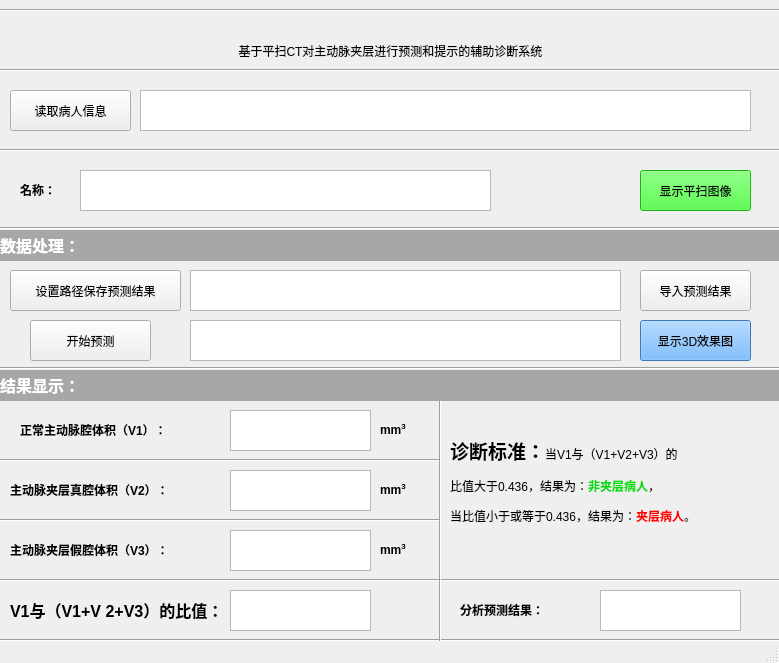
<?xml version="1.0" encoding="UTF-8"?>
<ui version="4.0">
 <class>MainWindow</class>
 <widget class="QMainWindow" name="MainWindow">
  <property name="geometry">
   <rect>
    <x>0</x>
    <y>0</y>
    <width>779</width>
    <height>663</height>
   </rect>
  </property>
  <property name="windowTitle">
   <string>MainWindow</string>
  </property>
  <widget class="QWidget" name="centralwidget">
   <widget class="QLabel" name="label">
    <property name="geometry">
     <rect>
      <x>0</x>
      <y>21</y>
      <width>781</width>
      <height>61</height>
     </rect>
    </property>
    <property name="text">
     <string>&lt;html&gt;&lt;head/&gt;&lt;body&gt;&lt;p align=&quot;center&quot;&gt;&lt;span style=&quot; font-family:'仿宋@璵..籀.'; font-size:18pt; font-weight:600;&quot;&gt;基于平扫CT对主动脉夹层进行预测和提示的辅助诊断系统&lt;/span&gt;&lt;/p&gt;&lt;/body&gt;&lt;/html&gt;</string>
    </property>
    <property name="scaledContents">
     <bool>false</bool>
    </property>
   </widget>
   <widget class="QTextBrowser" name="textBrowser">
    <property name="geometry">
     <rect>
      <x>140</x>
      <y>90</y>
      <width>611</width>
      <height>41</height>
     </rect>
    </property>
    <property name="styleSheet">
     <string notr="true">font: 12pt &quot;Arial Unicode MS&quot;;</string>
    </property>
   </widget>
   <widget class="Line" name="line">
    <property name="geometry">
     <rect>
      <x>0</x>
      <y>60</y>
      <width>781</width>
      <height>20</height>
     </rect>
    </property>
    <property name="orientation">
     <enum>Qt::Horizontal</enum>
    </property>
   </widget>
   <widget class="QPushButton" name="pushButton">
    <property name="geometry">
     <rect>
      <x>10</x>
      <y>90</y>
      <width>121</width>
      <height>41</height>
     </rect>
    </property>
    <property name="styleSheet">
     <string notr="true">font: 12pt &quot;Agency FB&quot;;</string>
    </property>
    <property name="text">
     <string>读取病人信息</string>
    </property>
   </widget>
   <widget class="QPushButton" name="pushButton2">
    <property name="geometry">
     <rect>
      <x>640</x>
      <y>170</y>
      <width>111</width>
      <height>41</height>
     </rect>
    </property>
    <property name="styleSheet">
     <string notr="true">font: 12pt &quot;Agency FB&quot;;
background-color: rgb(32, 255, 20);</string>
    </property>
    <property name="text">
     <string>显示平扫图像</string>
    </property>
   </widget>
   <widget class="Line" name="line_2">
    <property name="geometry">
     <rect>
      <x>0</x>
      <y>140</y>
      <width>781</width>
      <height>20</height>
     </rect>
    </property>
    <property name="orientation">
     <enum>Qt::Horizontal</enum>
    </property>
   </widget>
   <widget class="QTextBrowser" name="textBrowser2">
    <property name="geometry">
     <rect>
      <x>80</x>
      <y>170</y>
      <width>411</width>
      <height>41</height>
     </rect>
    </property>
    <property name="styleSheet">
     <string notr="true">font: 12pt &quot;Arial Unicode MS&quot;;</string>
    </property>
   </widget>
   <widget class="QPushButton" name="pushButton4">
    <property name="geometry">
     <rect>
      <x>30</x>
      <y>320</y>
      <width>121</width>
      <height>41</height>
     </rect>
    </property>
    <property name="styleSheet">
     <string notr="true">font: 12pt &quot;Agency FB&quot;;</string>
    </property>
    <property name="text">
     <string>开始预测</string>
    </property>
   </widget>
   <widget class="QTextBrowser" name="textBrowser4">
    <property name="geometry">
     <rect>
      <x>190</x>
      <y>320</y>
      <width>431</width>
      <height>41</height>
     </rect>
    </property>
    <property name="styleSheet">
     <string notr="true">font: 15pt &quot;Arial Unicode MS&quot;;</string>
    </property>
   </widget>
   <widget class="Line" name="line_4">
    <property name="geometry">
     <rect>
      <x>0</x>
      <y>220</y>
      <width>781</width>
      <height>16</height>
     </rect>
    </property>
    <property name="orientation">
     <enum>Qt::Horizontal</enum>
    </property>
   </widget>
   <widget class="QPushButton" name="pushButton6">
    <property name="geometry">
     <rect>
      <x>640</x>
      <y>320</y>
      <width>111</width>
      <height>41</height>
     </rect>
    </property>
    <property name="styleSheet">
     <string notr="true">font: 12pt &quot;Agency FB&quot;;
background-color: rgb(85, 170, 255);
</string>
    </property>
    <property name="text">
     <string>显示3D效果图</string>
    </property>
   </widget>
   <widget class="Line" name="line_5">
    <property name="geometry">
     <rect>
      <x>0</x>
      <y>360</y>
      <width>781</width>
      <height>16</height>
     </rect>
    </property>
    <property name="orientation">
     <enum>Qt::Horizontal</enum>
    </property>
   </widget>
   <widget class="QPushButton" name="pushButton5">
    <property name="geometry">
     <rect>
      <x>640</x>
      <y>270</y>
      <width>111</width>
      <height>41</height>
     </rect>
    </property>
    <property name="styleSheet">
     <string notr="true">font: 12pt &quot;Agency FB&quot;;</string>
    </property>
    <property name="text">
     <string>导入预测结果</string>
    </property>
   </widget>
   <widget class="QLabel" name="label_7">
    <property name="geometry">
     <rect>
      <x>0</x>
      <y>370</y>
      <width>781</width>
      <height>31</height>
     </rect>
    </property>
    <property name="styleSheet">
     <string notr="true">background-color: rgb(167, 167, 167);</string>
    </property>
    <property name="text">
     <string>&lt;html&gt;&lt;head/&gt;&lt;body&gt;&lt;p align=&quot;justify&quot;&gt;&lt;span style=&quot; font-size:12pt; font-weight:600; color:#ffffff;&quot;&gt;结果显示：&lt;/span&gt;&lt;/p&gt;&lt;/body&gt;&lt;/html&gt;</string>
    </property>
   </widget>
   <widget class="QTextBrowser" name="textBrowser5">
    <property name="geometry">
     <rect>
      <x>230</x>
      <y>410</y>
      <width>141</width>
      <height>41</height>
     </rect>
    </property>
    <property name="styleSheet">
     <string notr="true">font: 14pt &quot;Arial Unicode MS&quot;;</string>
    </property>
   </widget>
   <widget class="QLabel" name="label_9">
    <property name="geometry">
     <rect>
      <x>10</x>
      <y>470</y>
      <width>211</width>
      <height>41</height>
     </rect>
    </property>
    <property name="styleSheet">
     <string notr="true">font: 14pt &quot;Agency FB&quot;;
font: 12pt &quot;Arial&quot;;</string>
    </property>
    <property name="text">
     <string>&lt;html&gt;&lt;head/&gt;&lt;body&gt;&lt;p&gt;&lt;span style=&quot; font-weight:600;&quot;&gt;主动脉夹层真腔体积（V2）：&lt;/span&gt;&lt;/p&gt;&lt;/body&gt;&lt;/html&gt;</string>
    </property>
   </widget>
   <widget class="QLabel" name="label_10">
    <property name="geometry">
     <rect>
      <x>10</x>
      <y>530</y>
      <width>211</width>
      <height>41</height>
     </rect>
    </property>
    <property name="styleSheet">
     <string notr="true">font: 14pt &quot;Agency FB&quot;;
font: 12pt &quot;Arial&quot;;</string>
    </property>
    <property name="text">
     <string>&lt;html&gt;&lt;head/&gt;&lt;body&gt;&lt;p&gt;&lt;span style=&quot; font-weight:600;&quot;&gt;主动脉夹层假腔体积（V3）：&lt;/span&gt;&lt;/p&gt;&lt;/body&gt;&lt;/html&gt;</string>
    </property>
   </widget>
   <widget class="QLabel" name="label_11">
    <property name="geometry">
     <rect>
      <x>10</x>
      <y>590</y>
      <width>211</width>
      <height>41</height>
     </rect>
    </property>
    <property name="styleSheet">
     <string notr="true">font: 14pt &quot;Agency FB&quot;;
font: 12pt &quot;Arial&quot;;</string>
    </property>
    <property name="text">
     <string>&lt;!DOCTYPE HTML PUBLIC &quot;-//W3C//DTD HTML 4.0//EN&quot; &quot;http://www.w3.org/TR/REC-html40/strict.dtd&quot;&gt;
&lt;html&gt;&lt;head&gt;&lt;meta name=&quot;qrichtext&quot; content=&quot;1&quot; /&gt;&lt;style type=&quot;text/css&quot;&gt;
p, li { white-space: pre-wrap; }
&lt;/style&gt;&lt;/head&gt;&lt;body style=&quot; font-family:'Arial'; font-size:12pt; font-weight:400; font-style:normal;&quot;&gt;
&lt;p style=&quot; margin-top:12px; margin-bottom:12px; margin-left:0px; margin-right:0px; -qt-block-indent:0; text-indent:0px;&quot;&gt;&lt;span style=&quot; font-weight:600;&quot;&gt;V1与（V1+V 2+V3）的比值：&lt;/span&gt;&lt;/p&gt;&lt;/body&gt;&lt;/html&gt;</string>
    </property>
   </widget>
   <widget class="QLabel" name="label_12">
    <property name="geometry">
     <rect>
      <x>460</x>
      <y>590</y>
      <width>141</width>
      <height>41</height>
     </rect>
    </property>
    <property name="styleSheet">
     <string notr="true">font: 14pt &quot;Agency FB&quot;;</string>
    </property>
    <property name="text">
     <string>&lt;html&gt;&lt;head/&gt;&lt;body&gt;&lt;p&gt;&lt;span style=&quot; font-weight:600;&quot;&gt;分析预测结果：&lt;/span&gt;&lt;/p&gt;&lt;/body&gt;&lt;/html&gt;</string>
    </property>
   </widget>
   <widget class="Line" name="line_7">
    <property name="geometry">
     <rect>
      <x>0</x>
      <y>450</y>
      <width>441</width>
      <height>20</height>
     </rect>
    </property>
    <property name="orientation">
     <enum>Qt::Horizontal</enum>
    </property>
   </widget>
   <widget class="Line" name="line_10">
    <property name="geometry">
     <rect>
      <x>0</x>
      <y>0</y>
      <width>781</width>
      <height>20</height>
     </rect>
    </property>
    <property name="orientation">
     <enum>Qt::Horizontal</enum>
    </property>
   </widget>
   <widget class="Line" name="line_11">
    <property name="geometry">
     <rect>
      <x>0</x>
      <y>510</y>
      <width>441</width>
      <height>20</height>
     </rect>
    </property>
    <property name="orientation">
     <enum>Qt::Horizontal</enum>
    </property>
   </widget>
   <widget class="Line" name="line_12">
    <property name="geometry">
     <rect>
      <x>770</x>
      <y>10</y>
      <width>20</width>
      <height>631</height>
     </rect>
    </property>
    <property name="orientation">
     <enum>Qt::Vertical</enum>
    </property>
   </widget>
   <widget class="QTextBrowser" name="textBrowser6">
    <property name="geometry">
     <rect>
      <x>230</x>
      <y>470</y>
      <width>141</width>
      <height>41</height>
     </rect>
    </property>
    <property name="styleSheet">
     <string notr="true">font: 14pt &quot;Arial Unicode MS&quot;;</string>
    </property>
   </widget>
   <widget class="QTextBrowser" name="textBrowser7">
    <property name="geometry">
     <rect>
      <x>230</x>
      <y>530</y>
      <width>141</width>
      <height>41</height>
     </rect>
    </property>
    <property name="styleSheet">
     <string notr="true">font: 14pt &quot;Arial Unicode MS&quot;;</string>
    </property>
   </widget>
   <widget class="QTextBrowser" name="textBrowser8">
    <property name="geometry">
     <rect>
      <x>230</x>
      <y>590</y>
      <width>141</width>
      <height>41</height>
     </rect>
    </property>
    <property name="styleSheet">
     <string notr="true">font: 14pt &quot;Arial Unicode MS&quot;;</string>
    </property>
   </widget>
   <widget class="QTextBrowser" name="textBrowser9">
    <property name="geometry">
     <rect>
      <x>600</x>
      <y>590</y>
      <width>141</width>
      <height>41</height>
     </rect>
    </property>
    <property name="styleSheet">
     <string notr="true">font: 14pt &quot;Arial Unicode MS&quot;;</string>
    </property>
   </widget>
   <widget class="QLabel" name="label_13">
    <property name="geometry">
     <rect>
      <x>0</x>
      <y>230</y>
      <width>781</width>
      <height>31</height>
     </rect>
    </property>
    <property name="styleSheet">
     <string notr="true">background-color: rgb(167, 167, 167);</string>
    </property>
    <property name="text">
     <string>&lt;html&gt;&lt;head/&gt;&lt;body&gt;&lt;p align=&quot;justify&quot;&gt;&lt;span style=&quot; font-size:12pt; font-weight:600; color:#ffffff;&quot;&gt;数据处理：&lt;/span&gt;&lt;/p&gt;&lt;/body&gt;&lt;/html&gt;</string>
    </property>
   </widget>
   <widget class="QLabel" name="label_14">
    <property name="geometry">
     <rect>
      <x>20</x>
      <y>410</y>
      <width>201</width>
      <height>41</height>
     </rect>
    </property>
    <property name="styleSheet">
     <string notr="true">font: 14pt &quot;Agency FB&quot;;
font: 12pt &quot;Arial&quot;;</string>
    </property>
    <property name="text">
     <string>&lt;html&gt;&lt;head/&gt;&lt;body&gt;&lt;p&gt;&lt;span style=&quot; font-weight:600;&quot;&gt;正常主动脉腔体积（V1）：&lt;/span&gt;&lt;/p&gt;&lt;/body&gt;&lt;/html&gt;</string>
    </property>
   </widget>
   <widget class="Line" name="line_14">
    <property name="geometry">
     <rect>
      <x>0</x>
      <y>570</y>
      <width>781</width>
      <height>20</height>
     </rect>
    </property>
    <property name="orientation">
     <enum>Qt::Horizontal</enum>
    </property>
   </widget>
   <widget class="Line" name="line_15">
    <property name="geometry">
     <rect>
      <x>0</x>
      <y>630</y>
      <width>781</width>
      <height>20</height>
     </rect>
    </property>
    <property name="orientation">
     <enum>Qt::Horizontal</enum>
    </property>
   </widget>
   <widget class="Line" name="line_16">
    <property name="geometry">
     <rect>
      <x>430</x>
      <y>400</y>
      <width>20</width>
      <height>241</height>
     </rect>
    </property>
    <property name="orientation">
     <enum>Qt::Vertical</enum>
    </property>
   </widget>
   <widget class="QLabel" name="label_15">
    <property name="geometry">
     <rect>
      <x>450</x>
      <y>430</y>
      <width>331</width>
      <height>101</height>
     </rect>
    </property>
    <property name="styleSheet">
     <string notr="true">font: 14pt &quot;Agency FB&quot;;
font: 12pt &quot;Arial&quot;;</string>
    </property>
    <property name="text">
     <string>&lt;html&gt;&lt;head/&gt;&lt;body&gt;&lt;p&gt;&lt;span style=&quot; font-size:14pt; font-weight:600;&quot;&gt;诊断标准：&lt;/span&gt;当V1与（V1+V2+V3）的&lt;/p&gt;&lt;p&gt;比值大于0.436，结果为：&lt;span style=&quot; font-weight:600; color:#04dc0c;&quot;&gt;非夹层病人&lt;/span&gt;，&lt;/p&gt;&lt;p&gt;当比值小于或等于0.436，结果为：&lt;span style=&quot; font-weight:600; color:#ff0000;&quot;&gt;夹层病人&lt;/span&gt;。&lt;/p&gt;&lt;/body&gt;&lt;/html&gt;</string>
    </property>
   </widget>
   <widget class="QLabel" name="label_6">
    <property name="geometry">
     <rect>
      <x>20</x>
      <y>170</y>
      <width>51</width>
      <height>41</height>
     </rect>
    </property>
    <property name="styleSheet">
     <string notr="true">font: 14pt &quot;Agency FB&quot;;</string>
    </property>
    <property name="text">
     <string>&lt;html&gt;&lt;head/&gt;&lt;body&gt;&lt;p&gt;&lt;span style=&quot; font-weight:600;&quot;&gt;名称：&lt;/span&gt;&lt;/p&gt;&lt;/body&gt;&lt;/html&gt;</string>
    </property>
   </widget>
   <widget class="QTextBrowser" name="textBrowser3">
    <property name="geometry">
     <rect>
      <x>190</x>
      <y>270</y>
      <width>431</width>
      <height>41</height>
     </rect>
    </property>
    <property name="styleSheet">
     <string notr="true">font: 12pt &quot;Arial Unicode MS&quot;;</string>
    </property>
   </widget>
   <widget class="QPushButton" name="pushButton3">
    <property name="geometry">
     <rect>
      <x>10</x>
      <y>270</y>
      <width>171</width>
      <height>41</height>
     </rect>
    </property>
    <property name="styleSheet">
     <string notr="true">font: 12pt &quot;Agency FB&quot;;</string>
    </property>
    <property name="text">
     <string>设置路径保存预测结果</string>
    </property>
   </widget>
   <widget class="QLabel" name="label_8">
    <property name="geometry">
     <rect>
      <x>380</x>
      <y>410</y>
      <width>51</width>
      <height>41</height>
     </rect>
    </property>
    <property name="styleSheet">
     <string notr="true">font: 14pt &quot;Arial Unicode MS&quot;;</string>
    </property>
    <property name="text">
     <string>&lt;html&gt;&lt;head/&gt;&lt;body&gt;&lt;p&gt;&lt;span style=&quot; font-weight:600;&quot;&gt;mm&lt;/span&gt;&lt;span style=&quot; font-weight:600; vertical-align:super;&quot;&gt;3&lt;/span&gt;&lt;/p&gt;&lt;/body&gt;&lt;/html&gt;</string>
    </property>
   </widget>
   <widget class="QLabel" name="label_16">
    <property name="geometry">
     <rect>
      <x>380</x>
      <y>470</y>
      <width>51</width>
      <height>41</height>
     </rect>
    </property>
    <property name="styleSheet">
     <string notr="true">font: 14pt &quot;Arial Unicode MS&quot;;</string>
    </property>
    <property name="text">
     <string>&lt;html&gt;&lt;head/&gt;&lt;body&gt;&lt;p&gt;&lt;span style=&quot; font-weight:600;&quot;&gt;mm&lt;/span&gt;&lt;span style=&quot; font-weight:600; vertical-align:super;&quot;&gt;3&lt;/span&gt;&lt;/p&gt;&lt;/body&gt;&lt;/html&gt;</string>
    </property>
   </widget>
   <widget class="QLabel" name="label_17">
    <property name="geometry">
     <rect>
      <x>380</x>
      <y>530</y>
      <width>51</width>
      <height>41</height>
     </rect>
    </property>
    <property name="styleSheet">
     <string notr="true">font: 14pt &quot;Arial Unicode MS&quot;;</string>
    </property>
    <property name="text">
     <string>&lt;html&gt;&lt;head/&gt;&lt;body&gt;&lt;p&gt;&lt;span style=&quot; font-weight:600;&quot;&gt;mm&lt;/span&gt;&lt;span style=&quot; font-weight:600; vertical-align:super;&quot;&gt;3&lt;/span&gt;&lt;/p&gt;&lt;/body&gt;&lt;/html&gt;</string>
    </property>
   </widget>
  </widget>
  <widget class="QMenuBar" name="menubar">
   <property name="geometry">
    <rect>
     <x>0</x>
     <y>0</y>
     <width>779</width>
     <height>23</height>
    </rect>
   </property>
  </widget>
  <widget class="QStatusBar" name="statusbar"/>
  <action name="action103">
   <property name="text">
    <string>103</string>
   </property>
  </action>
 </widget>
 <resources/>
 <connections/>
</ui>
